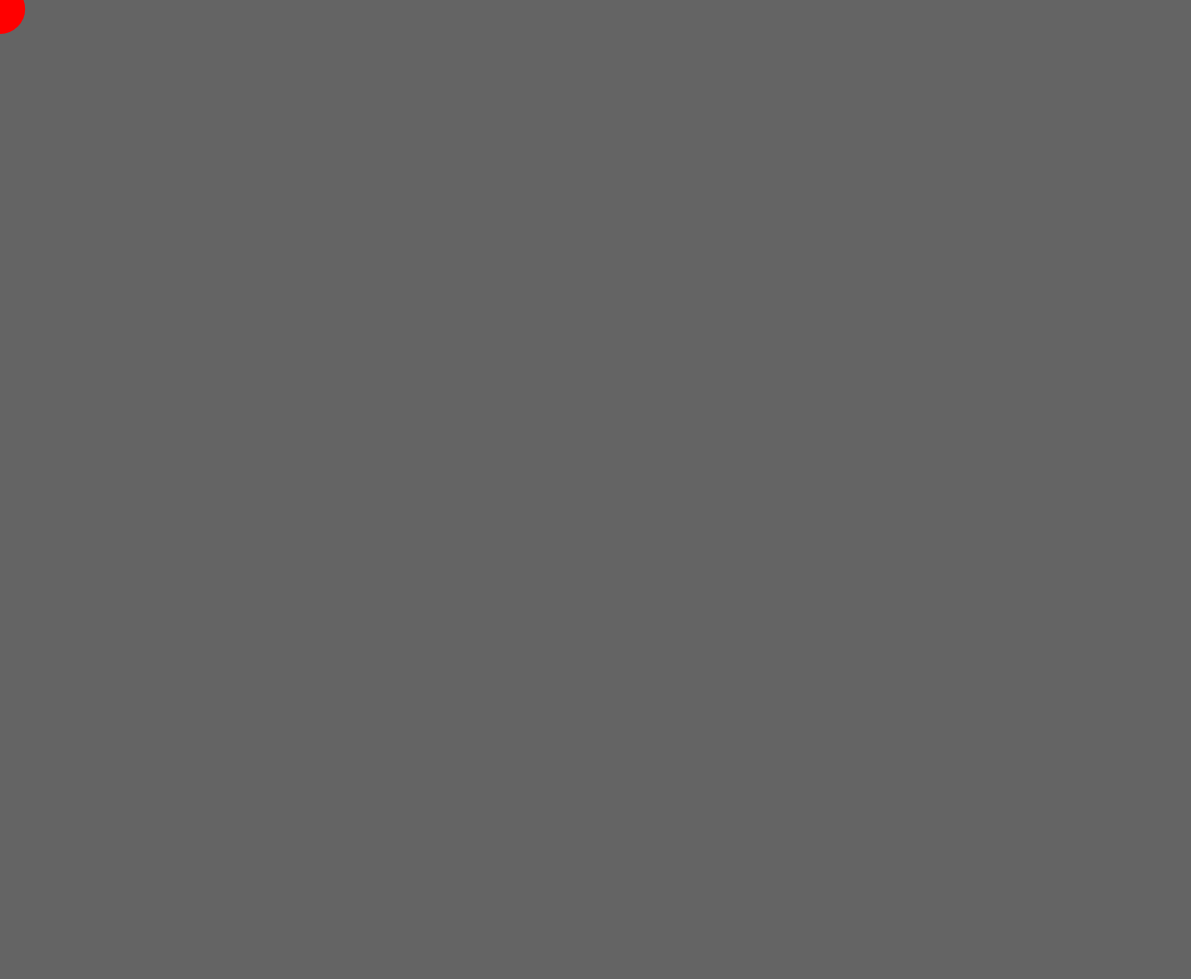
Frame 1 (no input)
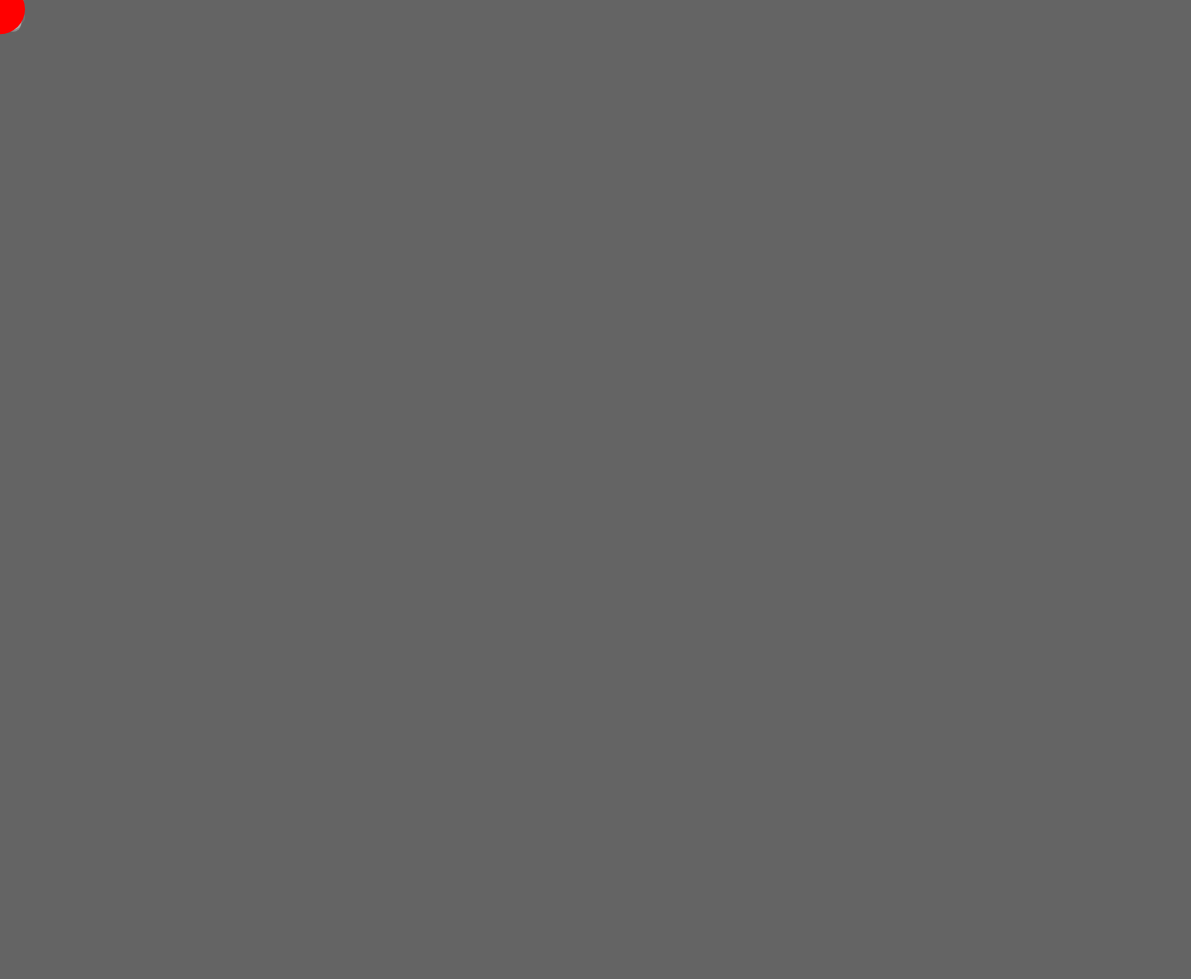
Frame 60 (no input)
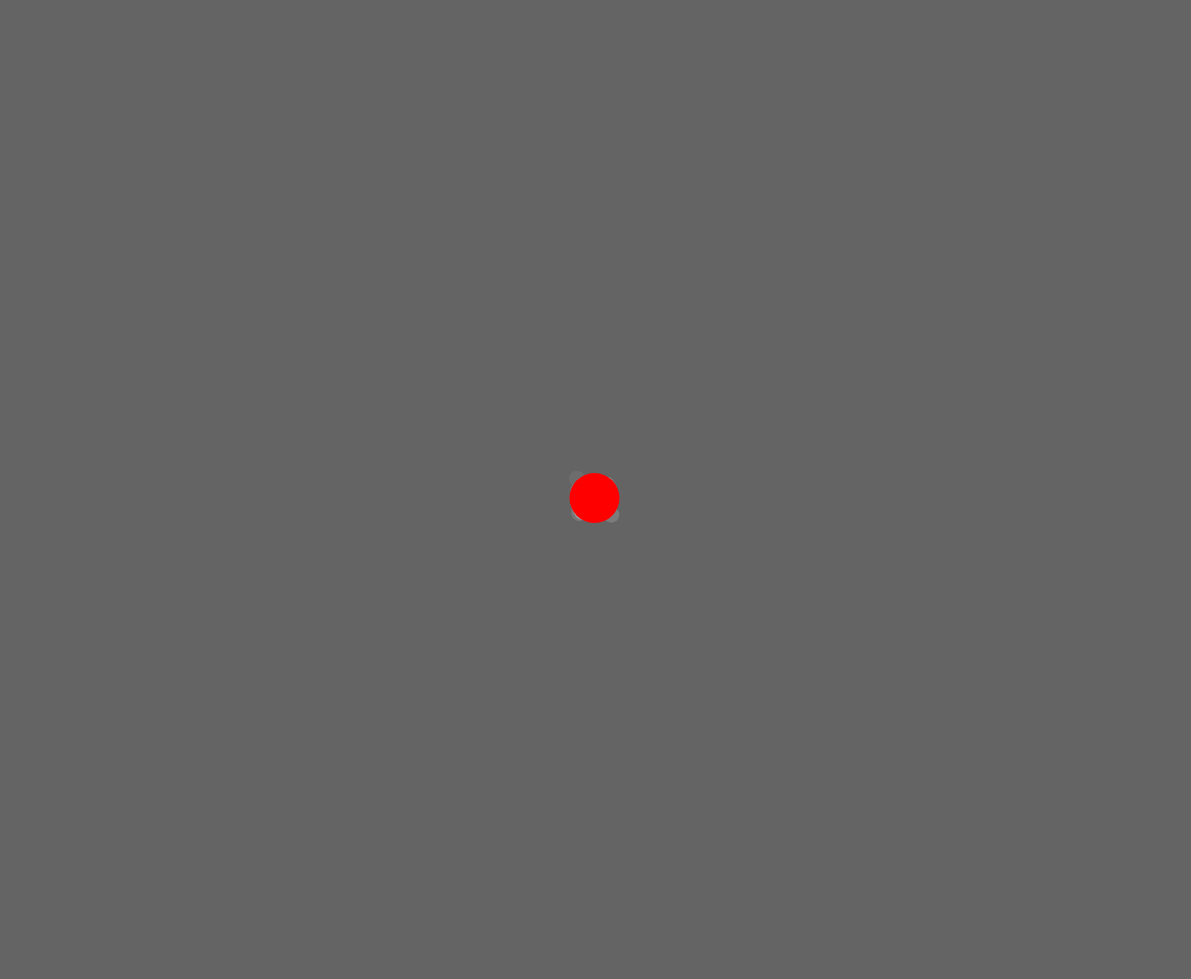
Frame 120 (the mouse pressed at the canvas centre since frame 60)

The p5.js sketch that drew these frames (run headless with seeded random() and noise() and a simulated clock; from frame 60 on, the mouse is pressed at the canvas centre):

// p5.js sketch
// ── sketch.js
let it = 0;
let win;
let particles = [];

function setup() {
    win = new Window();
    
    createCanvas(win.width, win.height);
}

function draw() {
    background(100);
    translate(win.widthDivide(2), win.height - win.heightDivide(4))
    
    for (let i = 0; i < 10; i++) {
        let p = new Particle();
        particles.push(p);
    }

    // particles.sort((p1, p2) => p1.col.x - p2.col.x);
    
    particles.forEach(p => p.run());
    particles = particles.filter(p => !p.finished());

    let sumV = particles.reduce((v, p) => v.add(p.pos.x, p.pos.y), new p5.Vector(0, 0));
    let cntV = sumV.div(particles.length);


    // stroke(0);
    // strokeWeight(4)
    // noFill();

    fill(255, 0, 0);
    circle(cntV.x, cntV.y, 50);

    
    // it += 1;
    // it > 50 ? noLoop() : null
}
// ── particle.js
class Particle {
    constructor() {
        this.pos = new p5.Vector(mouseX - win.widthDivide(2), mouseY - win.heightDivide(1.35));
        this.vel = new p5.Vector(random(-1, 1), random(1, -1));
        // this.col = new p5.Vector(random(256), 0);
        this.lifespan = 255;
    }

    finished() {
        return this.lifespan < 0;
    }
  
    update() {
        this.pos.add(this.vel);
        this.lifespan -= random(10, 15);
    }
  
    show() {
        noStroke();
        // stroke(255);
        // fill(this.col.x);
        fill(255, this.lifespan);
        ellipse(this.pos.x, this.pos.y, 16);
    }

    run() {
        this.update();
        this.show();
    }
}
// ── window.js
class Window {
    constructor() {
        this.width = windowWidth - 9;
        this.height = windowHeight - 21;
    }

    widthDivide(split) {
        return this.width / split;
    }

    heightDivide(split) {
        return this.height / split;
    }
}
